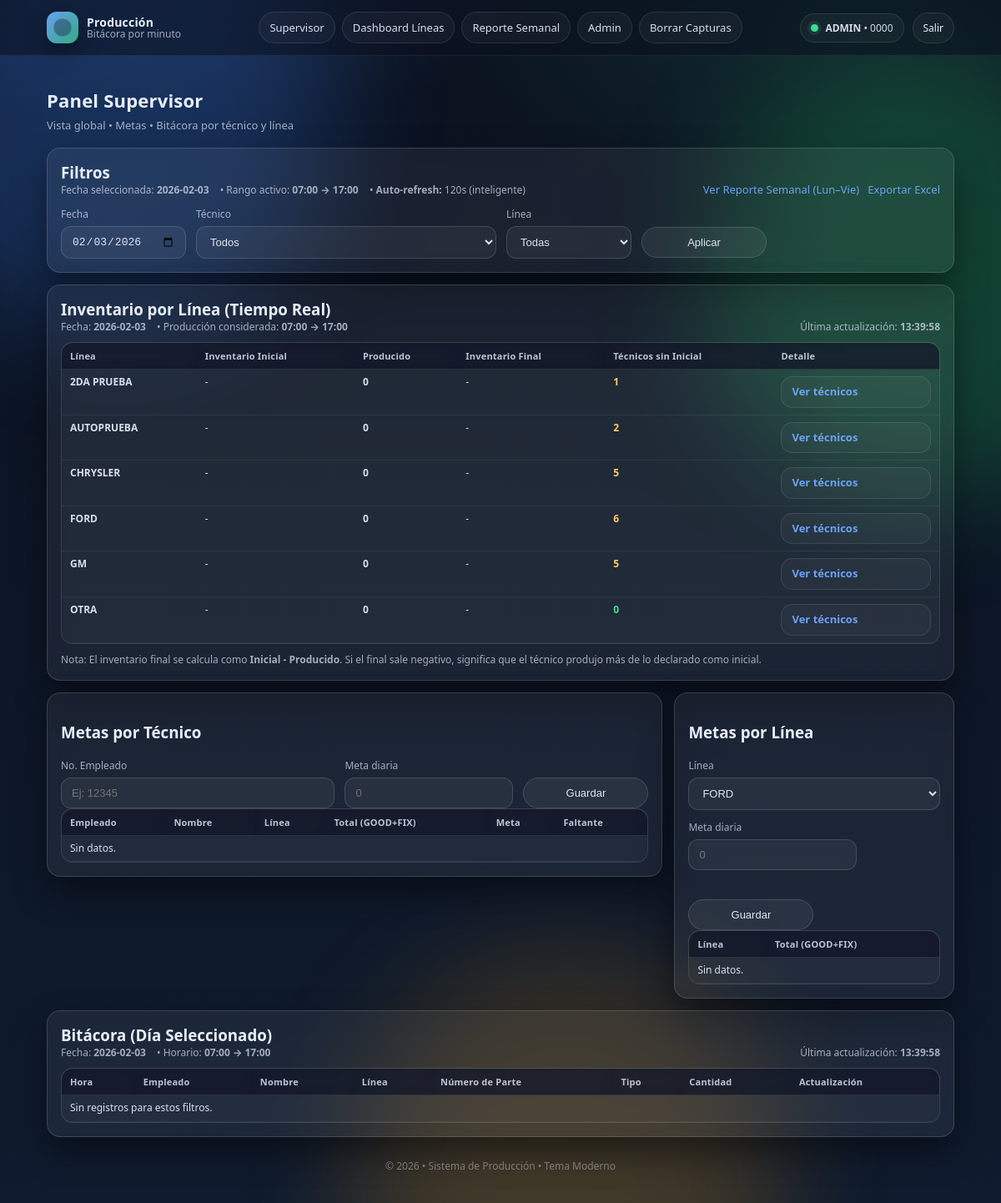
The page /supervisor (signed in) on the database its author committed.
### tables this page shows
CREATE TABLE users (
            id INTEGER PRIMARY KEY AUTOINCREMENT,
            employee_no TEXT UNIQUE NOT NULL,
            name TEXT NOT NULL,
            role TEXT NOT NULL CHECK(role IN ('technician','supervisor','admin')),
            pin_hash TEXT NOT NULL,
            is_active INTEGER NOT NULL DEFAULT 1,
            created_at TEXT NOT NULL
        , line TEXT NOT NULL DEFAULT '');

CREATE TABLE app_settings (
            key TEXT PRIMARY KEY,
            value TEXT NOT NULL
        );

CREATE TABLE line_goals (
            line TEXT PRIMARY KEY,
            daily_goal INTEGER NOT NULL,
            updated_at TEXT NOT NULL
        );

### HxH version de resplado del servidor/app.py (the view, shortened to what this page needs)
    @app.route("/supervisor", methods=["GET", "POST"], endpoint="supervisor")
    def supervisor_panel():
        user = require_login_role("supervisor", "admin")
        if not user:
            return redirect(url_for("login"))
        schedule = get_capture_window()
        start_str, end_str = schedule.start_str, schedule.end_str
        selected_date = request.args.get("date") or date.today().isoformat()
        selected_emp = (request.args.get("emp") or "").strip()
        selected_line = (request.args.get("line") or "").strip().upper()
        users_list = get_active_users()
        tech_goals_map = get_tech_goals_map()
        line_goals_map = get_line_goals_map()
        logs = get_supervisor_logs(selected_date, start_str, end_str, selected_emp, selected_line)
        summary_by_emp = get_summary_by_emp(selected_date, start_str, end_str)
        summary_by_line = get_summary_by_line(selected_date, start_str, end_str)
        inv_lines, inv_by_line = get_inventory_line_view(selected_date, start_str, end_str)
        emp_progress = []
        line_progress = []
        return render_template(
            "supervisor.html",
            user=user,
            selected_date=selected_date,
            selected_emp=selected_emp,
            selected_line=selected_line,
            users_list=users_list,
            logs=logs,
            lines=LINES,
            emp_progress=emp_progress,
            line_progress=line_progress,
            schedule_start=start_str,
            schedule_end=end_str,
            inv_lines=inv_lines,
            inv_by_line=inv_by_line,
        )

### HxH version de resplado del servidor/app.py (called while the page is built)
def db_connect() -> sqlite3.Connection:
    conn = sqlite3.connect(DB_FILE)
    conn.row_factory = sqlite3.Row
    return conn

def get_setting(key: str, default: str) -> str:
    with db() as conn:
        cur = conn.cursor()
        cur.execute("SELECT value FROM app_settings WHERE key = ?", (key,))
        row = cur.fetchone()
        return row["value"] if row else default

def parse_time_hhmm(t: str) -> Optional[Tuple[int, int]]:
    try:
        t = (t or "").strip()
        hh, mm = t.split(":")
        h = int(hh)
        m = int(mm)
        if 0 <= h <= 23 and 0 <= m <= 59:
            return h, m
    except Exception:
        return None
    return None

def get_capture_window() -> CaptureWindow:
    start_str = get_setting("start_time", DEFAULT_START_TIME)
    end_str = get_setting("end_time", DEFAULT_END_TIME)
    grace_str = get_setting("grace_minutes", str(DEFAULT_GRACE_MINUTES))
    st = parse_time_hhmm(start_str) or parse_time_hhmm(DEFAULT_START_TIME)
    et = parse_time_hhmm(end_str) or parse_time_hhmm(DEFAULT_END_TIME)
    grace = parse_nonneg_int(grace_str)
    if grace is None:
        grace = DEFAULT_GRACE_MINUTES
    grace = min(300, grace)
    return CaptureWindow(
        start_str=start_str,
        end_str=end_str,
        grace_minutes=grace,
        start_h=st[0],
        start_m=st[1],
        end_h=et[0],
        end_m=et[1],
    )

def get_user_by_employee(employee_no: str):
    with db() as conn:
        cur = conn.cursor()
        cur.execute("SELECT * FROM users WHERE employee_no = ?", (employee_no,))
        return cur.fetchone()

def current_user():
    emp = session.get("employee_no")
    if not emp:
        return None
    return get_user_by_employee(emp)

def require_login_role(*roles):
    user = current_user()
    if not user or user["is_active"] != 1:
        return None
    if roles and user["role"] not in roles:
        flash("No tienes permisos para esa sección.", "err")
        return None
    return user

def parse_nonneg_int(x) -> Optional[int]:
    try:
        s = str(x).strip()
        if s == "":
            return None
        v = int(s)
        return v if v >= 0 else None
    except Exception:
        return None

def get_active_users():
    with db() as conn:
        cur = conn.cursor()
        cur.execute("""
            SELECT employee_no, name, role, line
            FROM users
            WHERE is_active=1
            ORDER BY role, employee_no
        """)
        return cur.fetchall()

### HxH version de resplado del servidor/templates/supervisor.html (shortened to what this page needs)
{% extends "base.html" %}
{% set title = "Panel Supervisor" %}
{% set subtitle = "Vista global • Metas • Bitácora por técnico y línea" %}
{% block content %}
<div class="card">
  <div class="row" style="justify-content:space-between; align-items:flex-end;">
    <div>
      <h3 style="margin:0;">Filtros</h3>
      <div class="muted small">
        Fecha seleccionada: <b>{{ selected_date }}</b>
        <span style="margin-left:10px;">
          • Rango activo: <b>{{ schedule_start }} → {{ schedule_end }}</b>
        </span>
        <span style="margin-left:10px;">
          • <b>Auto-refresh:</b> 120s (inteligente)
        </span>
      </div>
    </div>
    <div class="row" style="gap:10px;">
      <a class="btnlink" href="{{ url_for('weekly_report') }}">
        Ver Reporte Semanal (Lun–Vie)
      </a>
      <a class="btnlink" href="{{ url_for('export_excel', date=selected_date, emp=selected_emp, line=selected_line) }}">
        Exportar Excel
      </a>
    </div>
  </div>
  <form method="GET" class="row" style="margin-top:12px;">
    <div class="field">
      <label>Fecha</label>
      <input type="date" name="date" value="{{ selected_date }}">
    </div>
    <div class="field">
      <label>Técnico</label>
      <select name="emp">
        <option value="">Todos</option>
      </select>
    </div>
    <div class="field">
      <label>Línea</label>
      <select name="line">
        <option value="">Todas</option>
      </select>
    </div>
    <div class="field">
      <label>&nbsp;</label>
      <button class="btn" type="submit">Aplicar</button>
    </div>
  </form>
</div>
<div class="card" style="margin-top:14px;">
  <div class="row" style="justify-content:space-between; align-items:flex-end;">
    <div>
      <h3 style="margin:0;">Inventario por Línea (Tiempo Real)</h3>
      <div class="muted small">
        Fecha: <b>{{ selected_date }}</b>
        <span style="margin-left:10px;">
          • Producción considerada: <b>{{ schedule_start }} → {{ schedule_end }}</b>
        </span>
      </div>
    </div>
    <div class="muted small">
      Última actualización: <b>{{ now().strftime("%H:%M:%S") }}</b>
    </div>
  </div>
  <div class="tablewrap" style="margin-top:10px;">
    <table class="table compact">
      <thead>
        <tr>
          <th>Línea</th>
          <th>Inventario Inicial</th>
          <th>Producido</th>
          <th>Inventario Final</th>
          <th>Técnicos sin Inicial</th>
          <th>Detalle</th>
        </tr>
      </thead>
      <tbody>
        {% for row in inv_lines %}
          <tr>
            <td><b>{{ row.line }}</b></td>
            <td>
              {% if row.initial_sum is not none %}
                <b>{{ row.initial_sum }}</b>
              {% else %}
                -
              {% endif %}
            </td>
            <td><b>{{ row.produced_sum }}</b></td>
            <td>
              {% if row.final_sum is not none %}
                <b class="{% if row.final_sum < 0 %}dangertext{% endif %}">
                  {{ row.final_sum }}
                </b>
              {% else %}
                -
              {% endif %}
            </td>
            <td>
              {% if row.missing_count > 0 %}
                <span class="warntext"><b>{{ row.missing_count }}</b></span>
              {% else %}
                <span class="oktext">0</span>
              {% endif %}
            </td>
            <td>
              <details>
                <summary class="btnlink">Ver técnicos</summary>
              </details>
            </td>
          </tr>
        {% endfor %}
      </tbody>
    </table>
  </div>
  <div class="muted small" style="margin-top:10px;">
    Nota: El inventario final se calcula como <b>Inicial - Producido</b>. Si el final sale negativo, significa que el técnico produjo más de lo declarado como inicial.
  </div>
</div>
<div class="grid2" style="margin-top:14px;">
  <div class="card">
    <h3>Metas por Técnico</h3>
    <form method="POST" class="row">
      <div class="field flex1">
        <label>No. Empleado</label>
        <input name="employee_no" placeholder="Ej: 12345" required>
      </div>
      <div class="field">
        <label>Meta diaria</label>
        <input name="daily_goal" type="number" min="0" placeholder="0" required>
      </div>
      <div class="field">
        <label>&nbsp;</label>
        <button class="btn" type="submit">Guardar</button>
      </div>
    </form>
    <div class="tablewrap">
      <table class="table compact">
        <thead>
          <tr>
            <th>Empleado</th>
            <th>Nombre</th>
            <th>Línea</th>
            <th>Total (GOOD+FIX)</th>
            <th>Meta</th>
            <th>Faltante</th>
          </tr>
        </thead>
        <tbody>
          {% if emp_progress|length == 0 %}
            <tr><td colspan="6" class="muted">Sin datos.</td></tr>
          {% endif %}
        </tbody>
      </table>
    </div>
  </div>
  <div class="card">
    <h3>Metas por Línea</h3>
    <form method="POST" class="row">
      <div class="field flex1">
        <label>Línea</label>
        <select name="line" required>
          {% for l in lines %}
            <option value="{{ l }}">{{ l }}</option>
          {% endfor %}
        </select>
      </div>
      <div class="field">
        <label>Meta diaria</label>
        <input name="daily_goal" type="number" min="0" placeholder="0" required>
      </div>
      <div class="field">
        <label>&nbsp;</label>
        <button class="btn" type="submit">Guardar</button>
      </div>
    </form>
    <div class="tablewrap">
      <table class="table compact">
        <thead>
          <tr>
            <th>Línea</th>
            <th>Total (GOOD+FIX)</th>
          </tr>
        </thead>
        <tbody>
          {% if line_progress|length == 0 %}
            <tr><td colspan="4" class="muted">Sin datos.</td></tr>
          {% endif %}
        </tbody>
      </table>
    </div>
  </div>
</div>
<div class="card" style="margin-top:14px;">
  <div class="row" style="justify-content:space-between; align-items:flex-end;">
    <div>
      <h3 style="margin:0;">Bitácora (Día Seleccionado)</h3>
      <div class="muted small">
        Fecha: <b>{{ selected_date }}</b>
        <span style="margin-left:10px;">
          • Horario: <b>{{ schedule_start }} → {{ schedule_end }}</b>
        </span>
      </div>
    </div>
    <div class="muted small">
      Última actualización: <b>{{ now().strftime("%H:%M:%S") }}</b>
    </div>
  </div>
  <div class="tablewrap" style="margin-top:10px;">
    <table class="table compact">
      <thead>
        <tr>
          <th>Hora</th>
          <th>Empleado</th>
          <th>Nombre</th>
          <th>Línea</th>
          <th>Número de Parte</th>
          <th>Tipo</th>
          <th>Cantidad</th>
          <th>Actualización</th>
        </tr>
      </thead>
      <tbody>
        {% if logs|length == 0 %}
          <tr><td colspan="8" class="muted">Sin registros para estos filtros.</td></tr>
        {% endif %}
      </tbody>
    </table>
  </div>
</div>
{% endblock %}

### HxH version de resplado del servidor/templates/base.html (shortened to what this page needs)
<!DOCTYPE html>
<html lang="es">
<head>
</head>
<body>
  <div class="bg-orb orb1"></div>
  <div class="bg-orb orb2"></div>
  <div class="bg-orb orb3"></div>
  <div class="topbar">
    <div class="topbar-inner">
      <div class="brand">
        <div class="logo"></div>
        <div class="brand-title">
          <b>Producción</b>
          <span>Bitácora por minuto</span>
        </div>
      </div>
      <div class="nav">
        {% if user %}
          {% if user["role"] == "technician" %}
            <a href="{{ url_for('technician') }}">Técnico</a>
          {% elif user["role"] in ("supervisor","admin") %}
            <a href="{{ url_for('supervisor') }}">Supervisor</a>
            <a href="{{ url_for('line_dashboard') }}">Dashboard Líneas</a>
            <a href="{{ url_for('weekly_report') }}">Reporte Semanal</a>
          {% endif %}
          {% if user["role"] == "admin" %}
            <a href="{{ url_for('admin') }}">Admin</a>
            <a href="{{ url_for('admin_logs') }}">Borrar Capturas</a>
          {% endif %}
        {% endif %}
      </div>
      <div class="userbox">
        {% if user %}
          <div class="pill">
            <span class="dot"></span>
            <span><b>{{ user["name"] }}</b> • {{ user["employee_no"] }}</span>
          </div>
          <a class="logout" href="{{ url_for('logout') }}">Salir</a>
        {% else %}
          <div class="pill">
            <span class="dot" style="background: var(--warn); box-shadow: 0 0 0 4px rgba(255,204,102,.12);"></span>
            <span>Sesión no iniciada</span>
          </div>
        {% endif %}
      </div>
    </div>
  </div>
  <div class="container">
    <div class="pagehead">
      <div>
        <h1>{{ title if title else "" }}</h1>
        {% if subtitle %}
          <div class="subtitle">{{ subtitle }}</div>
        {% endif %}
      </div>
    </div>
    {% block content %}{% endblock %}
    <div class="footer">
      © {{ now().year }} • Sistema de Producción • Tema Moderno
    </div>
  </div>
</body>
</html>

### rows shown on the page
users: name "ADMIN", employee_no "0000"
app_settings: value "07:00"
app_settings: value "17:00"
users: line "2DA PRUEBA", produced_sum "0", missing_count "1"
line_goals: line "OTRA", produced_sum "0"

### other values the page prints
{{ title if title else "" }} "Panel Supervisor"
{{ subtitle }} "Vista global • Metas • Bitácora por técnico y línea"
{{ selected_date }} "2026-02-03"
{{ row.line }} "AUTOPRUEBA" "CHRYSLER" "FORD" "GM"
{{ row.produced_sum }} "0" "0" "0" "0"
{{ row.missing_count }} "2" "5" "6" "5"
form field line "FORD"
